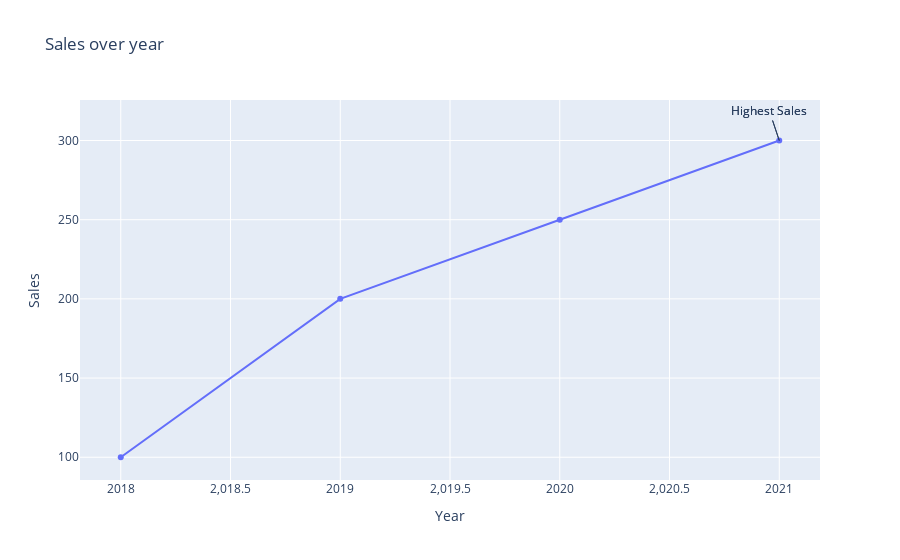

The code cell stored with this chart in its notebook:
### Code cell
year,sale = find_highest_sales(sales=sales,years=years)
fig.add_annotation(
    x=year,
    y=sale,
    text="Highest Sales"
)
fig.show()

### Figure 1 — Plotly figure (JSON) as saved in the notebook; plotly's stock layout.template omitted (floating-point values rounded to 4 significant figures)
{"data": [{"type": "scatter", "x": [2018, 2019, 2020, 2021], "y": [100, 200, 250, 300]}], "layout": {"annotations": [{"text": "Highest Sales", "x": 2021, "y": 300}, {"text": "Highest Sales", "x": 2021, "y": 300}], "title": {"text": "Sales over year"}, "xaxis": {"title": {"text": "Year"}}, "yaxis": {"title": {"text": "Sales"}}}}
